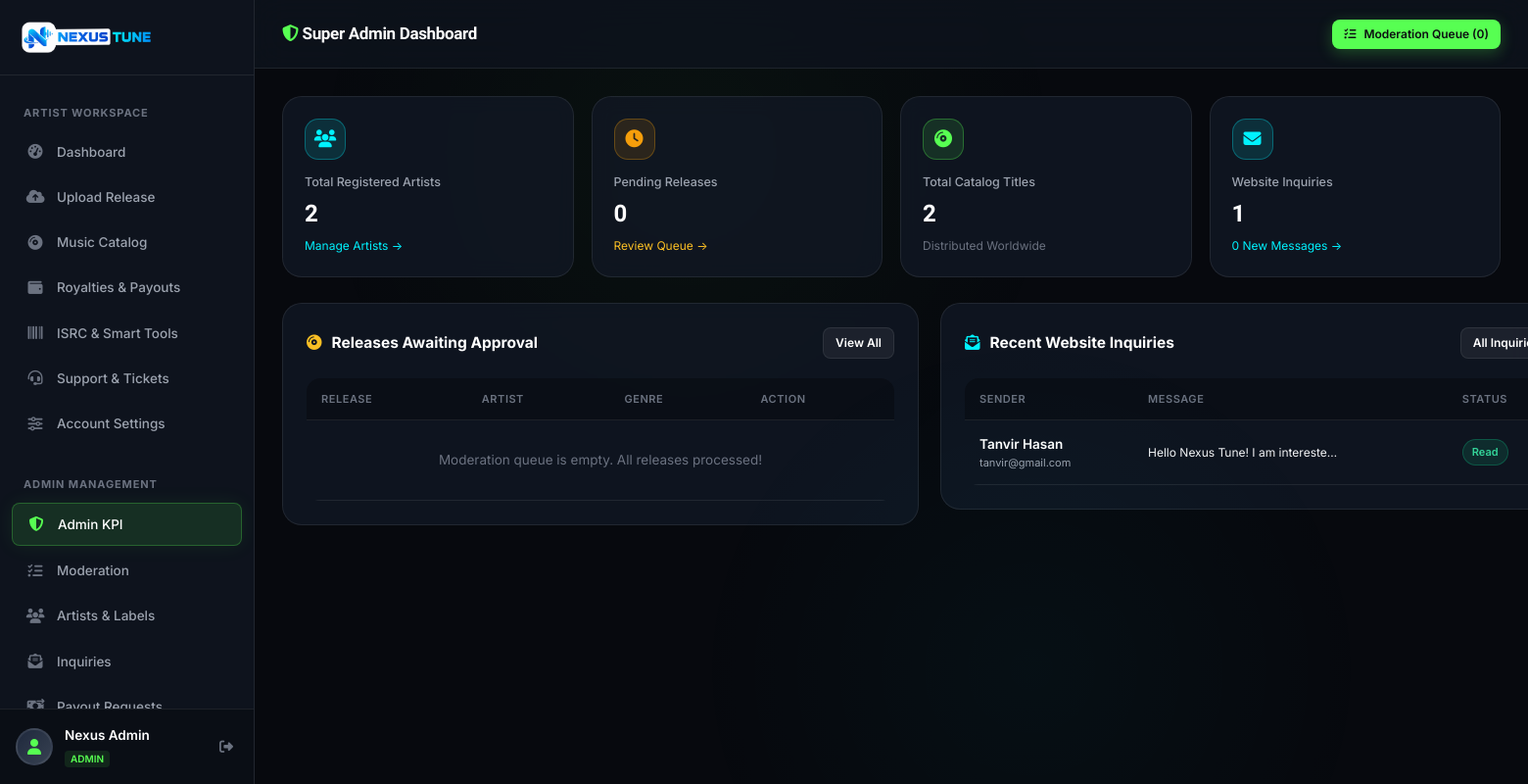
The page /admin (signed in) on the database its author committed.
### tables this page shows
CREATE TABLE users (
            id INTEGER PRIMARY KEY AUTOINCREMENT,
            name TEXT NOT NULL,
            email TEXT UNIQUE NOT NULL,
            password TEXT NOT NULL,
            role TEXT DEFAULT 'artist',
            account_type TEXT DEFAULT 'Individual Artist',
            country TEXT DEFAULT 'Bangladesh',
            avatar TEXT DEFAULT '',
            status TEXT DEFAULT 'active',
            spotify_id TEXT DEFAULT '',
            created_at DATETIME DEFAULT CURRENT_TIMESTAMP
        , email_verified INTEGER DEFAULT 0, verification_token TEXT DEFAULT '', verification_expires DATETIME DEFAULT NULL);

CREATE TABLE contacts (
            id INTEGER PRIMARY KEY AUTOINCREMENT,
            name TEXT NOT NULL,
            email TEXT NOT NULL,
            message TEXT NOT NULL,
            status TEXT DEFAULT 'new',
            ip_address TEXT DEFAULT '',
            created_at DATETIME DEFAULT CURRENT_TIMESTAMP
        );

### includes/auth.php (called while the page is built, shortened)
<?php
require_once __DIR__ . '/../config/db.php';
function isLoggedIn() {
    return isset($_SESSION['user_id']) && !empty($_SESSION['user_id']);
}
function isAdmin() {
    return isLoggedIn() && isset($_SESSION['user_role']) && $_SESSION['user_role'] === 'admin';
}
function currentUser() {
    global $pdo;
    $stmt = $pdo->prepare("SELECT * FROM users WHERE id = ?");
    $stmt->execute([$_SESSION['user_id']]);
    return $stmt->fetch();
}

### admin.php (the view, shortened to what this page needs)
<?php
require_once __DIR__ . '/includes/auth.php';
$total_users = $pdo->query("SELECT COUNT(*) FROM users")->fetchColumn();
$total_releases = $pdo->query("SELECT COUNT(*) FROM releases")->fetchColumn();
$pending_releases = $pdo->query("SELECT COUNT(*) FROM releases WHERE status = 'pending'")->fetchColumn();
$total_contacts = $pdo->query("SELECT COUNT(*) FROM contacts")->fetchColumn();
$unread_contacts = $pdo->query("SELECT COUNT(*) FROM contacts WHERE status = 'new'")->fetchColumn();
$stmt = $pdo->query("SELECT r.*, u.name as user_name FROM releases r JOIN users u ON r.user_id = u.id WHERE r.status = 'pending' ORDER BY r.id DESC LIMIT 5");
$pending_list = $stmt->fetchAll();
$stmt = $pdo->query("SELECT * FROM contacts ORDER BY id DESC LIMIT 5");
$recent_contacts = $stmt->fetchAll();
require_once __DIR__ . '/includes/header.php';
require_once __DIR__ . '/includes/sidebar.php';
?>
<div class="app-main">
    <header class="app-header">
        <div class="header-left">
            <h1 class="page-title"><i class="fa-solid fa-shield-halved" style="color: var(--color-primary);"></i> Super Admin Dashboard</h1>
        </div>
        <div class="header-right">
            <a href="admin-releases" class="btn btn-primary btn-sm">
                <i class="fa-solid fa-list-check"></i> Moderation Queue (<?= $pending_releases ?>)
            </a>
        </div>
    </header>
    <main class="page-body">
        <div class="grid-metrics">
            <div class="metric-card">
                <div class="metric-icon-box icon-cyan"><i class="fa-solid fa-users"></i></div>
                <div class="metric-label">Total Registered Artists</div>
                <div class="metric-value"><?= $total_users ?></div>
                <div class="metric-sub"><a href="admin-users" style="color: var(--color-secondary);">Manage Artists &rarr;</a></div>
            </div>
            <div class="metric-card">
                <div class="metric-icon-box icon-amber"><i class="fa-solid fa-clock"></i></div>
                <div class="metric-label">Pending Releases</div>
                <div class="metric-value" style="color: <?= $pending_releases > 0 ? '#fbbf24' : '#fff' ?>;"><?= $pending_releases ?></div>
                <div class="metric-sub"><a href="admin-releases" style="color: #fbbf24;">Review Queue &rarr;</a></div>
            </div>
            <div class="metric-card">
                <div class="metric-icon-box icon-green"><i class="fa-solid fa-compact-disc"></i></div>
                <div class="metric-label">Total Catalog Titles</div>
                <div class="metric-value"><?= $total_releases ?></div>
                <div class="metric-sub">Distributed Worldwide</div>
            </div>
            <div class="metric-card">
                <div class="metric-icon-box icon-cyan"><i class="fa-solid fa-envelope"></i></div>
                <div class="metric-label">Website Inquiries</div>
                <div class="metric-value"><?= $total_contacts ?></div>
                <div class="metric-sub"><a href="admin-contacts" style="color: var(--color-secondary);"><?= $unread_contacts ?> New Messages &rarr;</a></div>
            </div>
        </div>
        <div class="grid-2col">
            <div class="glass-card">
                <div class="card-header">
                    <div class="card-title"><i class="fa-solid fa-compact-disc" style="color: #fbbf24;"></i> Releases Awaiting Approval</div>
                    <a href="admin-releases" class="btn btn-secondary btn-sm">View All</a>
                </div>
                <div class="table-responsive">
                    <table class="table">
                        <thead>
                            <tr>
                                <th>Release</th>
                                <th>Artist</th>
                                <th>Genre</th>
                                <th>Action</th>
                            </tr>
                        </thead>
                        <tbody>
                            <?php if (empty($pending_list)): ?>
                                <tr><td colspan="4" style="text-align: center; color: var(--text-dim); padding: 30px;">Moderation queue is empty. All releases processed!</td></tr>
                            <?php endif; ?>
                        </tbody>
                    </table>
                </div>
            </div>
            <div class="glass-card">
                <div class="card-header">
                    <div class="card-title"><i class="fa-solid fa-envelope-open-text" style="color: var(--color-secondary);"></i> Recent Website Inquiries</div>
                    <a href="admin-contacts" class="btn btn-secondary btn-sm">All Inquiries</a>
                </div>
                <div class="table-responsive">
                    <table class="table">
                        <thead>
                            <tr>
                                <th>Sender</th>
                                <th>Message</th>
                                <th>Status</th>
                            </tr>
                        </thead>
                        <tbody>
                            <?php if (empty($recent_contacts)): ?>
                                <tr><td colspan="3" style="text-align: center; color: var(--text-dim); padding: 30px;">No messages received from website contact forms yet.</td></tr>
                            <?php else: ?>
                                <?php foreach ($recent_contacts as $c): ?>
                                    <tr>
                                        <td>
                                            <div style="font-weight: 600; color: #fff;"><?= htmlspecialchars($c['name']) ?></div>
                                            <div style="font-size: 11px; color: var(--text-muted);"><?= htmlspecialchars($c['email']) ?></div>
                                        </td>
                                        <td><div style="font-size: 12px; max-width: 200px; white-space: nowrap; overflow: hidden; text-overflow: ellipsis;"><?= htmlspecialchars($c['message']) ?></div></td>
                                        <td>
                                            <?php if ($c['status'] === 'new'): ?>
                                                <span class="badge badge-pending">New</span>
                                            <?php else: ?>
                                                <span class="badge badge-live">Read</span>
                                            <?php endif; ?>
                                        </td>
                                    </tr>
                                <?php endforeach; ?>
                            <?php endif; ?>
                        </tbody>
                    </table>
                </div>
            </div>
        </div>
    </main>
</div>
<?php require_once __DIR__ . '/includes/footer.php'; ?>

### includes/sidebar.php (shortened to what this page needs)
<?php
require_once __DIR__ . '/auth.php';
$user = currentUser();
$current_page = basename($_SERVER['PHP_SELF'], '.php');
?>
<aside class="app-sidebar" id="appSidebar">
        <div class="sidebar-brand">
        <a href="dashboard" style="display: flex; align-items: center; gap: 10px; text-decoration: none;">
            <img src="assets/images/logo.png" alt="Nexus Tune" style="height: 36px; max-width: 170px; object-fit: contain;">
        </a>
    </div>
    <div class="sidebar-nav">
        <div class="nav-section-title">Artist Workspace</div>
        <a href="dashboard" class="nav-item <?= $current_page === 'dashboard' ? 'active' : '' ?>">
            <span class="nav-icon"><i class="fa-solid fa-gauge-high"></i></span>
            <span>Dashboard</span>
        </a>
        <a href="create-release" class="nav-item <?= $current_page === 'create-release' ? 'active' : '' ?>">
            <span class="nav-icon"><i class="fa-solid fa-cloud-arrow-up"></i></span>
            <span>Upload Release</span>
        </a>
        <a href="releases" class="nav-item <?= in_array($current_page, ['releases', 'release-view']) ? 'active' : '' ?>">
            <span class="nav-icon"><i class="fa-solid fa-compact-disc"></i></span>
            <span>Music Catalog</span>
        </a>
        <a href="royalties" class="nav-item <?= $current_page === 'royalties' ? 'active' : '' ?>">
            <span class="nav-icon"><i class="fa-solid fa-wallet"></i></span>
            <span>Royalties & Payouts</span>
        </a>
        <a href="tools" class="nav-item <?= $current_page === 'tools' ? 'active' : '' ?>">
            <span class="nav-icon"><i class="fa-solid fa-barcode"></i></span>
            <span>ISRC & Smart Tools</span>
        </a>
        <a href="support" class="nav-item <?= $current_page === 'support' ? 'active' : '' ?>">
            <span class="nav-icon"><i class="fa-solid fa-headset"></i></span>
            <span>Support & Tickets</span>
        </a>
        <a href="settings" class="nav-item <?= $current_page === 'settings' ? 'active' : '' ?>">
            <span class="nav-icon"><i class="fa-solid fa-sliders"></i></span>
            <span>Account Settings</span>
        </a>
        <?php if (isAdmin()): ?>
            <div class="nav-section-title" style="margin-top: 15px;">Admin Management</div>
            <a href="admin" class="nav-item <?= $current_page === 'admin' ? 'active' : '' ?>">
                <span class="nav-icon"><i class="fa-solid fa-shield-halved"></i></span>
                <span>Admin KPI</span>
            </a>
            <a href="admin-releases" class="nav-item <?= $current_page === 'admin-releases' ? 'active' : '' ?>">
                <span class="nav-icon"><i class="fa-solid fa-list-check"></i></span>
                <span>Moderation</span>
            </a>
            <a href="admin-users" class="nav-item <?= $current_page === 'admin-users' ? 'active' : '' ?>">
                <span class="nav-icon"><i class="fa-solid fa-users"></i></span>
                <span>Artists & Labels</span>
            </a>
            <a href="admin-contacts" class="nav-item <?= $current_page === 'admin-contacts' ? 'active' : '' ?>">
                <span class="nav-icon"><i class="fa-solid fa-envelope-open-text"></i></span>
                <span>Inquiries</span>
            </a>
            <a href="admin-payouts" class="nav-item <?= $current_page === 'admin-payouts' ? 'active' : '' ?>">
                <span class="nav-icon"><i class="fa-solid fa-money-bill-transfer"></i></span>
                <span>Payout Requests</span>
            </a>
        <?php endif; ?>
    </div>
    <div class="sidebar-footer">
        <div class="user-snippet">
            <div class="user-avatar">
                <i class="fa-solid fa-user"></i>
            </div>
            <div class="user-details">
                <div class="user-name"><?= htmlspecialchars($user['name'] ?? 'Artist') ?></div>
                <div class="user-role-badge"><?= htmlspecialchars($user['role'] ?? 'Artist') ?></div>
            </div>
            <a href="logout" title="Logout" style="color: var(--text-dim); padding: 5px; font-size: 14px;">
                <i class="fa-solid fa-right-from-bracket"></i>
            </a>
        </div>
    </div>
</aside>

### rows shown on the page
users: name "Nexus Admin", role "ADMIN"
contacts: name "Tanvir Hasan", email "tanvir@gmail.com", message "Hello Nexus Tune! I am intereste…", status "Read"

### other values the page prints
$pending_releases "0"
$total_users "2"
$total_releases "2"
$total_contacts "1"
$unread_contacts "0"
